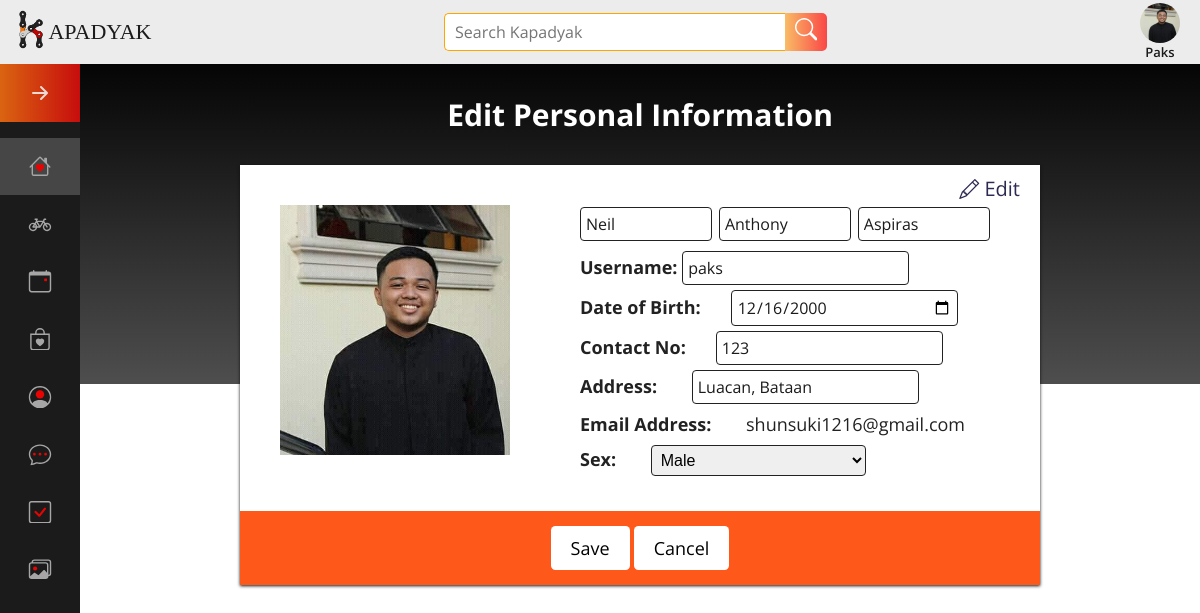
Screenshot of /Members/personal_info_modal.php?id=4 (signed in) with the database file from the repository.
### tables this page shows
CREATE TABLE `members` (
  `member_id` int(11) NOT NULL,
  `email_address` varchar(255) DEFAULT NULL,
  `email_status` int(11) DEFAULT NULL,
  `username` varchar(255) DEFAULT NULL,
  `password` varchar(255) DEFAULT NULL,
  `confirm_password` varchar(255) DEFAULT NULL,
  `first_name` varchar(255) DEFAULT NULL,
  `middle_name` varchar(255) DEFAULT NULL,
  `last_name` varchar(255) DEFAULT NULL,
  `dob` date DEFAULT NULL,
  `sex` enum('Male','Female') DEFAULT NULL,
  `contact_number` int(11) DEFAULT NULL,
  `address` varchar(255) DEFAULT NULL,
  `image` varchar(255) NOT NULL,
  `online_status` text NOT NULL,
  `topic_ctr` varchar(255) NOT NULL,
  `threads_ctr` varchar(255) NOT NULL,
  `replies_ctr` varchar(255) NOT NULL,
  `access` varchar(50) NOT NULL,
  `unique_id` int(255) NOT NULL,
  `status` varchar(255) NOT NULL,
  `theme` varchar(255) NOT NULL
);

### Members/change_profile_picture_modal.php (called while the page is built, shortened)
<?php
 include '../session.php';
?>

### session.php (called while the page is built, shortened)
<?php
include("connect/connection.php");
$id = $_SESSION['id'];
$query=mysqli_query ($connect,"SELECT * FROM members WHERE member_id ='$id'");
$rowCount=mysqli_fetch_array($query);
$id2 = $rowCount['member_id'];
?>

### Members/personal_info_modal.php (the view, shortened to what this page needs)
<?php
include ('../dbcon.php');
include('../session.php');
$get_id= $_GET['id'];
			$query = $conn->query("select * from members where member_id = '$get_id'");
            	while($row = $query->fetch())
                                    {
		?>
<!DOCTYPE html>
<html lang="en">
<head>
	<link rel="stylesheet" type="text/css" href="../style.css">
	<link rel="stylesheet" href="https://cdn.jsdelivr.net/npm/bootstrap-icons@1.5.0/font/bootstrap-icons.css">
</head>
<body>
		<?php include 'change_profile_picture_modal.php';?>
    <div class="index-container">
		<div class="index-sidenav">
			<?php include '../Includes/Sidebar.php'; ?>
		</div>
		<div class="index-header">
			<?php include '../Includes/Header.php'; ?>
		<div class="index-content">
		<form role="form" action="personal_info_save.php" class="login_form" method="post">
			<div class="personal-container">
			<div class="personal-title">Edit Personal Information</div>
			<div class="personal-form">
			<div class="personal-profile">
				<?php include('profile_picture.php'); ?>
			</div>
			<div class="personal-update-button ">
				<a href="personal_info_modal.php?id=<?php echo $id2; ?>">
				<i class="bi bi-pencil"></i> Edit</a>
			</div>
			<div class="personal-details">
				<div class="personal-details-name personal-details-name-input">
						<input name="firstname" value="<?php echo $row['first_name']; ?>" type="text" class="form-control" >
						<input name="middlename" value="<?php echo $row['middle_name']; ?>" type="text" class="form-control" >
						<input name="lastname" value="<?php echo $row['last_name']; ?>" type="text" class="form-control">
				</div>
				<div>Username: <input name="username" value="<?php echo $row['username']; ?>" type="text" class="form-control"></div>
				<div>Date of Birth:<label><input name="birth"  id="datefield" min='1900-01-01' max='2000-13-13' value="<?php echo $row['dob']; ?>" type="date" class="form-control" /></label></div>
				<div>Contact No:<label><input type="tel" class="form-control" id="contactNumber" placeholder="09XX-XXX-XXXX" name="contact_no" value="<?php echo $row['contact_number']; ?>" onblur="ValidateNumber(this)"; required /></label></div>
				<div>Address:<label> <input name="address" value="<?php echo $row['address']; ?>" type="text" class="form-control"></label></div>
				<div>Email Address:<label> <?php echo $row['email_address']; ?></label></div>
				<div>Sex:<label>
					<select name="sex" class="form-control">
						<option><?php echo $row['sex']; ?></option>
					</select></label>
				</div>
			</div>
			<div class="profile-activities">
				<input type="submit" value="Save"><i class="fa fa-save"></i>
				<input type="button" onclick="location.href='personal_info_panel.php'" value="Cancel"> <i class="fa fa-times"></i>
			</div>
			</div>
			</div>
		</form>
		</div>
		<?php } ?>
</body>
</html>

### Includes/Sidebar.php (shortened to what this page needs)
<!DOCTYPE html>
<html lang="en">
<head>
    <link rel="stylesheet" href="style.css" />
</head>
<body>
    <nav class="navbar">
        <ul class="navbar-nav">
            <li class="logo noHover noFilter">
                <a href="#" class="nav-link ">
                </a>
            </li>
            <li class="nav-item">
                <a href="index.php" class="nav-link highlight">
                </a>
            </li>
<li class="nav-item">
                <a href="feed_rental.php" class="nav-link">
                </a>
            </li>
<li class="nav-item">
                <a href="feed_events.php" class="nav-link">
                </a>
            </li>
            <li class="nav-item">
                <a href="feed_pre.php" class="nav-link">
                </a>
            </li>
            <li class="nav-item">
                <a href="personal_info_panel.php" class="nav-link">
                </a>
            </li>
            <li class="nav-item">
                <a href="inbox.php" class="nav-link">
                </a>
            </li>
            <li class="nav-item">
                <a href="member.php" class="nav-link">
                </a>
            </li>
            <li class="nav-item">
                <a href="#" class="nav-link">
                </a>
            </li>
        </ul>
    </nav>
</body>
</html>

### Includes/Header.php (shortened to what this page needs)
<!-- <?php
$session_Username = $_SESSION['SessionUsername'];
$session_memberID =  $_SESSION['id'];
?> -->
<?php
 $image_query = $conn->query("select * from members where member_id='$session_memberID'");
 while($image_row = $image_query->fetch())
 {
 if($image_row['image'] == ""){
    $memberImage = "../Images/default-profile.png";
} else{
    $memberImage=$image_row['image'];
}
 }
?>
<!DOCTYPE html>
<html lang="en">
<head>
    <link rel="stylesheet" href="../style.css">
</head>
<body>
    <header>
        <div class="header-logo" id="headerLogo">
            <a href="index.php"><img src="../Images/logo.png" >
                <span class="header-logo-text">APADYAK</span>
            </a>
        </div>
        <div class="header-search">
                <form action="search_result.php" method="post">
                <div class="search">
                <input type="text" name="search" class="searchTerm" placeholder="Search Kapadyak" oninput="searchSuggestionResults()" required>
                <button type="submit" class="searchButton">
                    <svg xmlns="http://www.w3.org/2000/svg" fill="currentColor" class="bi bi-search" viewBox="0 0 16 16">
                    <path d="M11.742 10.344a6.5 6.5 0 1 0-1.397 1.398h-.001c.03.04.062.078.098.115l3.85 3.85a1 1 0 0 0 1.415-1.414l-3.85-3.85a1.007 1.007 0 0 0-.115-.1zM12 6.5a5.5 5.5 0 1 1-11 0 5.5 5.5 0 0 1 11 0z"/>
                    </svg>
                </button>
                </form>
             </div>
        </div>
        <div class="header-links">
            <span class="profile-username" onclick="showMenu()">
              <img src=" <?php  echo $memberImage; ?>" class="img-square" >
                <span class="header-links-username"><?php echo "$session_Username";?></span>
            </span>
        </div>
</body>
</html>

### Members/profile_picture.php
   <?php
$query = $conn->query("select * from members where member_id  = '$id2'");
$row = $query->fetch();
?>
<?php if($row['image'] == ""){?>
		<img src="../Images/default-profile.png"></a>
<?php } else { ?>
<img src="<?php echo $row['image']; ?>"></a>
<?php }?>

### rows the page displays
members: image (picture), firstname "Neil", middlename "Anthony", lastname "Aspiras", username "paks", birth "12/16/2000", contact_no "123", address "Luacan, Bataan", email_address "shunsuki1216@gmail.com", sex "Male"
